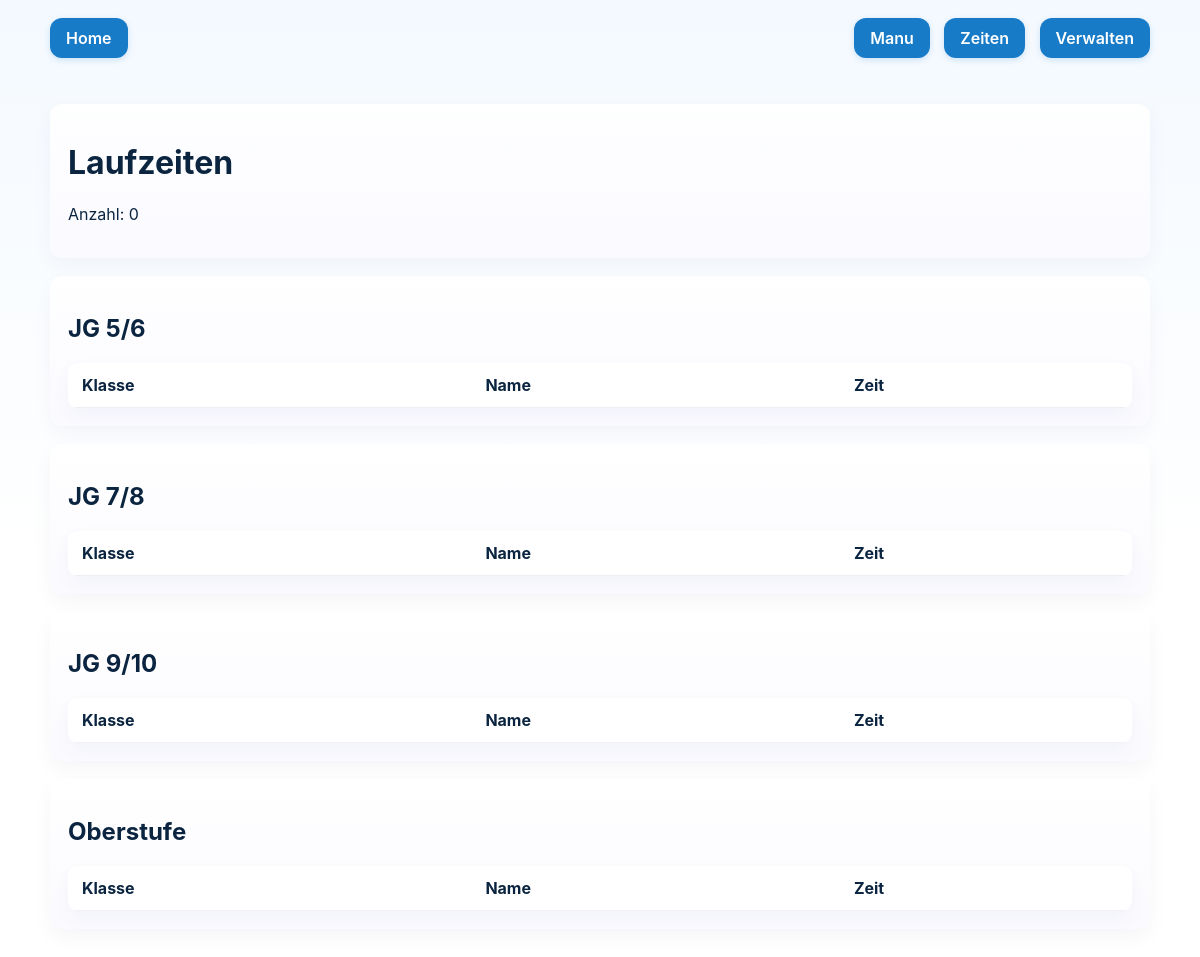
The page /zeiten on the database as committed earlier.
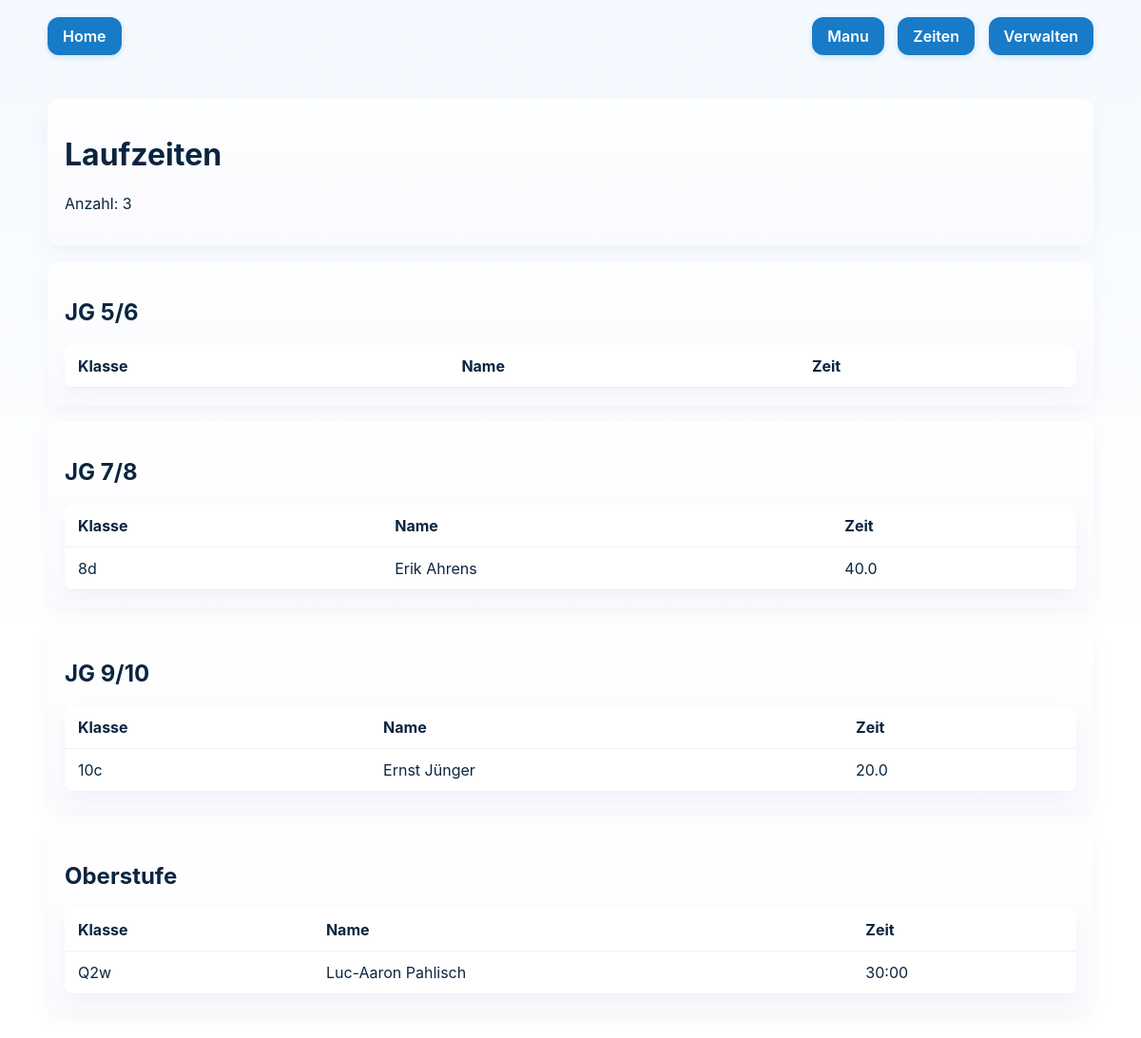
The same page on the database as committed later.
### tables this page shows
CREATE TABLE Laeufer (
    schüler_id INTEGER PRIMARY KEY AUTOINCREMENT,
    name TEXT,
    vorname TEXT,
    klasse TEXT,
    sportlehrer TEXT,
    zeit FLOAT
               , jahrgang TEXT);

### app.py (the view)
@app.route("/zeiten")
def zeiten():
    conn = sqlite3.connect("Läufer-Schüler.db")
    conn.row_factory = sqlite3.Row
    cur = conn.cursor()
    daten = cur.execute("""
        SELECT * FROM Laeufer
        ORDER BY jahrgang, klasse, name
    """).fetchall()
    conn.close()
    return render_template("zeiten.html", daten=daten)

### templates/zeiten.html (shortened to what this page needs)
<!DOCTYPE html>
<html lang="de">
<head>
    <link rel="stylesheet" href="{{ url_for('static', filename='css/style.css') }}">
</head>
<body>
    <header class="site-header">
        <nav class="nav">
            <div class="nav-left">
                <a class="btn" href="{{ url_for('startseite') }}">Home</a>
            </div>
            <div class="nav-right">
                 <a class="btn" href="{{ url_for('manu') }}">Manu</a>
                <a class="btn" href="{{ url_for('zeiten') }}">Zeiten</a>
                <a class="btn" href="{{ url_for('verwalten') }}">Verwalten</a>
            </div>
        </nav>
    </header>
    <main class="container">
        <div class="section-card">
            <h1>Laufzeiten</h1>
            <p>Anzahl: {{ daten|length }}</p>
        </div>
        <section class="section-card">
            <h2>JG 5/6</h2>
            <table class="data-table">
                <thead>
                    <tr><th>Klasse</th><th>Name</th><th>Zeit</th></tr>
                </thead>
            </table>
        </section>
        <section class="section-card">
            <h2>JG 7/8</h2>
            <table class="data-table">
                <thead>
                    <tr><th>Klasse</th><th>Name</th><th>Zeit</th></tr>
                </thead>
                <tbody>
                {% for schueler in daten %}
                    {% if schueler["jahrgang"] == "JG 7/8" %}
                        <tr>
                            <td>{{ schueler["klasse"] }}</td>
                            <td>{{ schueler["vorname"] }} {{ schueler["name"] }}</td>
                            <td>{{ schueler["zeit"] }}</td>
                        </tr>
                    {% endif %}
                {% endfor %}
                </tbody>
            </table>
        </section>
        <section class="section-card">
            <h2>JG 9/10</h2>
            <table class="data-table">
                <thead>
                    <tr><th>Klasse</th><th>Name</th><th>Zeit</th></tr>
                </thead>
                <tbody>
                {% for schueler in daten %}
                    {% if schueler["jahrgang"] == "JG 9/10" %}
                        <tr>
                            <td>{{ schueler["klasse"] }}</td>
                            <td>{{ schueler["vorname"] }} {{ schueler["name"] }}</td>
                            <td>{{ schueler["zeit"] }}</td>
                        </tr>
                    {% endif %}
                {% endfor %}
                </tbody>
            </table>
        </section>
        <section class="section-card">
            <h2>Oberstufe</h2>
            <table class="data-table">
                <thead>
                    <tr><th>Klasse</th><th>Name</th><th>Zeit</th></tr>
                </thead>
                <tbody>
                {% for schueler in daten %}
                    {% if schueler["jahrgang"] in ["OBS","Oberstufe"] %}
                        <tr>
                            <td>{{ schueler["klasse"] }}</td>
                            <td>{{ schueler["vorname"] }} {{ schueler["name"] }}</td>
                            <td>{{ schueler["zeit"] }}</td>
                        </tr>
                    {% endif %}
                {% endfor %}
                </tbody>
            </table>
        </section>
    </main>
</body>
</html>

### static/css/style.css (style rules this page uses)
body { font-family: "Inter", Arial, Helvetica, sans-serif; margin: 0; padding: 0; color: #0b2540; background: linear-gradient(180deg, #f4f9ff 0%, #ffffff 60%); -webkit-font-smoothing:antialiased; text-rendering:optimizeLegibility; }
.site-header { background: transparent; padding: 18px 24px; }
.nav { max-width: 1100px; margin: 0 auto; display: flex; justify-content: space-between; align-items: center; }
.nav-right .btn { margin-left: 10px; }
a.btn, a:link, a:visited { background-color: #187bc7; color: #ffffff; padding: 10px 16px; text-align: center; text-decoration: none; display: inline-block; border-radius: 12px; font-weight: 600; box-shadow: 0 2px 6px rgba(24,123,199,0.18); transition: transform .12s ease, background-color .12s ease; }
.container { max-width: 1100px; margin: 28px auto; padding: 0 18px; }
.data-table { width: 100%; border-collapse: collapse; margin-top: 14px; box-shadow: 0 8px 20px rgba(7,52,90,0.04); border-radius: 10px; overflow: hidden; }
.data-table th, .data-table td { padding: 12px 14px; text-align: left; border-bottom: 1px solid rgba(11,37,64,0.06); background: #fff; }
.section-card { background: linear-gradient(180deg, rgba(255,255,255,0.9), rgba(250,250,255,0.9)); padding: 18px; border-radius: 12px; margin-bottom: 18px; box-shadow: 0 8px 20px rgba(13,36,64,0.04); }

Rows that differ between the two databases and show on the page:
added Laeufer: klasse "8d", vorname "Erik", name "Ahrens", zeit "40.0", shown under "JG 7/8"
added Laeufer: klasse "10c", vorname "Ernst", name "Jünger", zeit "20.0", shown under "JG 9/10"
added Laeufer: klasse "Q2w", vorname "Luc-Aaron", name "Pahlisch", zeit "30:00", shown under "Oberstufe"
Other text that changed with them:
{{ daten|length }}: "0" → "3"
